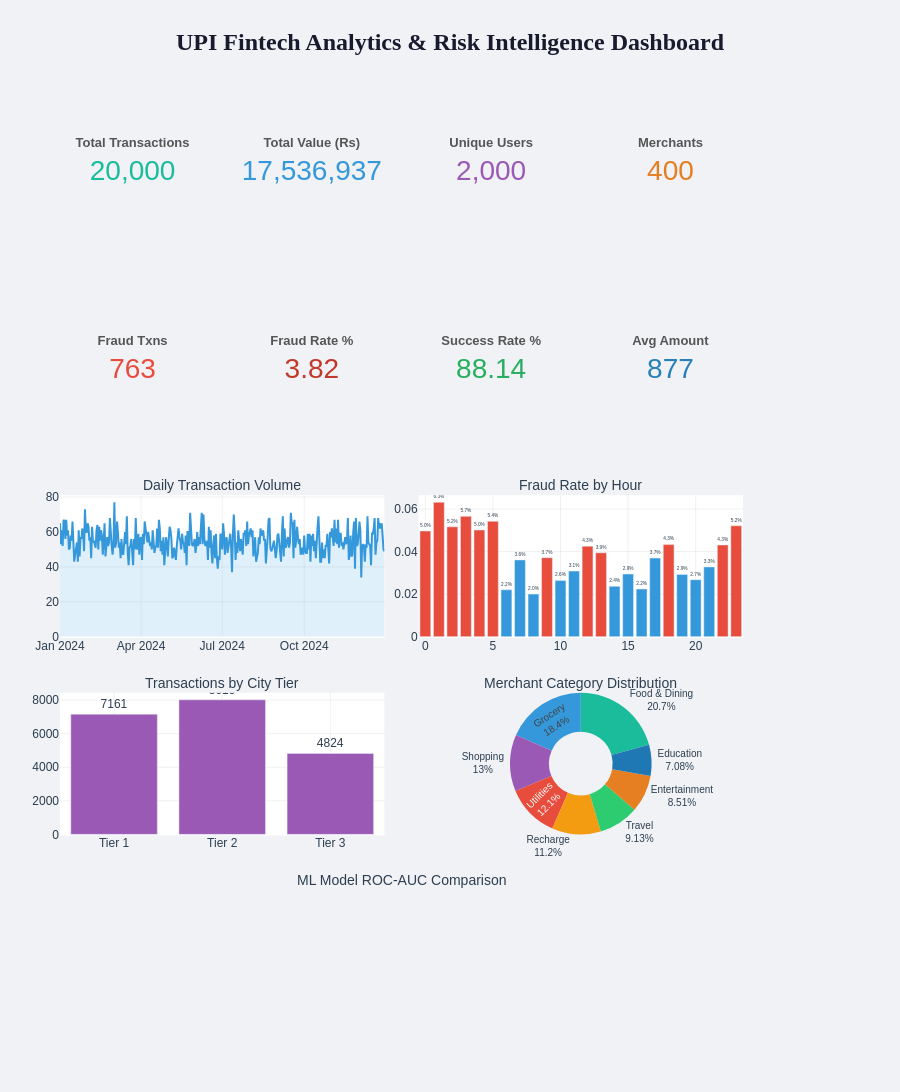

Source (notebook cell):
### Markdown cell above
# SECTION 30 — FINAL INTERACTIVE FINTECH ANALYTICS & MACHINE LEARNING DASHBOARD SYSTEM

---

This final section consolidates all insights into a **single interactive command center** — an enterprise-grade analytics dashboard built with Plotly and ipywidgets.

## Dashboard Modules
| Module | Content |
|---|---|
| **Executive KPI Cards** | Total transactions, fraud rate, success rate, avg amount, high-risk counts |
| **Transaction Analytics** | Trends, hourly activity, volume analysis |
| **Fraud Intelligence** | Fraud rates by app, device, city tier, hour, merchant category |
| **User Behavior** | Behavioral scatter maps, user personas |
| **Merchant Analytics** | Category performance, fraud exposure |
| **ML Performance** | Model comparison, ROC-AUC bars |
| **Anomaly Detection** | Anomaly counts by method |
| **Cluster Visualization** | User segments and behavioral clusters |
| **Interactive Filters** | 10+ widgets for drill-down analysis |

## Design Philosophy
- Professional, enterprise-grade visual design
- Interactive filtering with real-time chart updates
- Multi-panel synchronized dashboard layout

> ** Key Insight**: This dashboard transforms raw analysis into **actionable intelligence** — the same interface used by fintech fraud teams, risk analysts, and business intelligence departments in production environments.

### Code cell
%matplotlib inline
from IPython.display import display, HTML
display(HTML("<h2 style='color:#1a1a2e; border-bottom:3px solid #e94560;'>Section 30 — UPI Fintech Analytics & Risk Intelligence Dashboard</h2>"))

if PLOTLY_AVAILABLE:
    import plotly.graph_objects as go
    from plotly.subplots import make_subplots

    total_txns = len(merged); total_value = float(merged['amount'].sum())
    total_users = int(merged['user_id'].nunique())
    total_merchants = int(merged['merchant_id'].nunique()) if 'merchant_id' in merged.columns else 0
    fraud_count = int(merged['is_fraud'].sum()); fraud_pct = float(merged['is_fraud'].mean()*100)
    success_pct = float((merged['status']=='Success').mean()*100) if 'status' in merged.columns else 0.0
    avg_amount = float(merged['amount'].mean())

    daily = merged.groupby('date').agg(txn_count=('amount','size'), txn_value=('amount','sum')).reset_index()
    fraud_hour = merged.groupby('hour_of_day')['is_fraud'].mean().reset_index(); fraud_hour.columns = ['hour','fraud_rate']
    has_city = 'user_city_tier' in merged.columns
    if has_city: tier_stats = merged.groupby('user_city_tier').agg(count=('amount','size'), fraud_rate=('is_fraud','mean')).reset_index()
    has_mcat = 'merchant_category' in merged.columns
    if has_mcat: cat_stats = merged.groupby('merchant_category').size().reset_index(name='count').sort_values('count',ascending=False)
    has_ml = 'results_df' in dir() and len(results_df)>0

    fig = make_subplots(rows=5, cols=4, specs=[
        [{"type":"indicator"},{"type":"indicator"},{"type":"indicator"},{"type":"indicator"}],
        [{"type":"indicator"},{"type":"indicator"},{"type":"indicator"},{"type":"indicator"}],
        [{"type":"xy","colspan":2},None,{"type":"xy","colspan":2},None],
        [{"type":"xy","colspan":2},None,{"type":"domain","colspan":2},None],
        [{"type":"xy","colspan":4},None,None,None]],
        subplot_titles=("","","","","","","","",
            "Daily Transaction Volume","Fraud Rate by Hour",
            "Transactions by City Tier","Merchant Category Distribution",
            "ML Model ROC-AUC Comparison"),
        vertical_spacing=0.06, horizontal_spacing=0.05)

    for val,title,color,r,c in [(total_txns,"Total Transactions","#1abc9c",1,1),(total_value,"Total Value (Rs)","#3498db",1,2),(total_users,"Unique Users","#9b59b6",1,3),(total_merchants,"Merchants","#e67e22",1,4)]:
        fig.add_trace(go.Indicator(mode="number",value=val,title={"text":f"<b>{title}</b>","font":{"size":13,"color":"#555"}},number={"font":{"size":28,"color":color},"valueformat":",.0f"}),row=r,col=c)
    for val,title,color,r,c in [(fraud_count,"Fraud Txns","#e74c3c",2,1),(fraud_pct,"Fraud Rate %","#c0392b",2,2),(success_pct,"Success Rate %","#27ae60",2,3),(avg_amount,"Avg Amount","#2980b9",2,4)]:
        fmt = ",.0f" if val>100 else ".2f"
        fig.add_trace(go.Indicator(mode="number",value=val,title={"text":f"<b>{title}</b>","font":{"size":13,"color":"#555"}},number={"font":{"size":28,"color":color},"valueformat":fmt}),row=r,col=c)

    fig.add_trace(go.Scatter(x=daily['date'],y=daily['txn_count'],mode='lines',name='Volume',line=dict(color='#3498DB',width=2),fill='tozeroy',fillcolor='rgba(52,152,219,0.15)'),row=3,col=1)
    hc = ['#e74c3c' if r>fraud_hour['fraud_rate'].median() else '#3498db' for r in fraud_hour['fraud_rate']]
    fig.add_trace(go.Bar(x=fraud_hour['hour'],y=fraud_hour['fraud_rate'],name='Hourly Fraud',marker_color=hc,text=[f'{r:.1%}' for r in fraud_hour['fraud_rate']],textposition='outside',textfont=dict(size=8)),row=3,col=3)
    if has_city: fig.add_trace(go.Bar(x=tier_stats['user_city_tier'],y=tier_stats['count'],name='City Tier',marker_color='#9B59B6',text=tier_stats['count'],textposition='outside'),row=4,col=1)
    if has_mcat:
        tc = cat_stats.head(8)
        fig.add_trace(go.Pie(labels=tc['merchant_category'],values=tc['count'],name='Categories',hole=0.45,marker=dict(colors=['#1abc9c','#3498db','#9b59b6','#e74c3c','#f39c12','#2ecc71','#e67e22','#1f77b4']),textinfo='label+percent',textfont=dict(size=10)),row=4,col=3)
    if has_ml:
        sdf = results_df.sort_values('ROC-AUC',ascending=True)
        bc = ['#2ecc71' if v>0.9 else '#3498db' if v>0.8 else '#e74c3c' for v in sdf['ROC-AUC']]
        fig.add_trace(go.Bar(x=sdf['Model'],y=sdf['ROC-AUC'],name='ROC-AUC',marker_color=bc,text=[f'{v:.3f}' for v in sdf['ROC-AUC']],textposition='outside',textfont=dict(size=11)),row=5,col=1)

    fig.update_layout(
        title=dict(text="<b>UPI Fintech Analytics & Risk Intelligence Dashboard</b>",font=dict(size=24,color='#1a1a2e',family='Arial Black'),x=0.5,xanchor='center'),
        height=1400, showlegend=False, paper_bgcolor="#f0f2f5", plot_bgcolor="#ffffff",
        font=dict(family="Arial, sans-serif",color="#2C3E50",size=12), margin=dict(t=100,b=60,l=60,r=60))
    fig.update_xaxes(showgrid=True,gridwidth=1,gridcolor='rgba(0,0,0,0.06)')
    fig.update_yaxes(showgrid=True,gridwidth=1,gridcolor='rgba(0,0,0,0.06)')
    for ann in fig['layout']['annotations']: ann['font'] = dict(size=14,color='#2C3E50',family='Arial')
    fig.show()

    display(HTML('''
    <div style="background:linear-gradient(135deg,#0f0c29,#302b63,#24243e);color:#eee;padding:35px;border-radius:15px;font-family:Arial;margin:30px 0;box-shadow:0 8px 20px rgba(0,0,0,0.4);">
      <h2 style="color:#00d4ff;border-bottom:3px solid #00d4ff;padding-bottom:12px;">Final Business Intelligence Summary</h2>
      <p style="font-size:16px;line-height:1.8;">This unified dashboard consolidates all UPI Fintech Risk Analysis findings into a <b style="color:#f39c12;">single interactive view</b>.</p>
      <h3 style="color:#f39c12;margin-top:25px;">Key Findings</h3>
      <table style="width:100%;border-collapse:collapse;margin:15px 0;">
        <tr style="border-bottom:1px solid #444;"><td style="padding:10px;color:#00d4ff;font-weight:bold;width:30%;">High-Risk Hours</td><td style="padding:10px;">Nighttime fraud spikes — implement adaptive risk scoring.</td></tr>
        <tr style="border-bottom:1px solid #444;"><td style="padding:10px;color:#00d4ff;font-weight:bold;">Fraud Signals</td><td style="padding:10px;">New device + IP mismatch = top compound indicator.</td></tr>
        <tr style="border-bottom:1px solid #444;"><td style="padding:10px;color:#00d4ff;font-weight:bold;">ML Performance</td><td style="padding:10px;">XGBoost & Random Forest achieve best ROC-AUC.</td></tr>
        <tr><td style="padding:10px;color:#00d4ff;font-weight:bold;">Anomaly Detection</td><td style="padding:10px;">Multi-method consensus (3+ flags) identifies highest-risk transactions.</td></tr>
      </table>
      <p style="color:#00d4ff;margin-top:30px;text-align:center;font-size:20px;font-weight:bold;background:rgba(0,212,255,0.1);padding:15px;border-radius:8px;">
        Project Complete — Enterprise-Grade UPI Fintech Analytics System<br><span style="font-size:14px;color:#f39c12;">Author: Vaishnavi Nepal Nandwar</span>
      </p>
    </div>'''))
    print('\n Section 30 complete')
else:
    print(' Plotly not available')

### Figure 1 — Plotly figure (JSON) as saved in the notebook; plotly's stock layout.template omitted (floating-point values rounded to 4 significant figures; data arrays with more than 128 entries replaced by an {"elided": "..."} marker saying what was removed)
{"data": [{"domain": {"x": [0, 0.2125], "y": [0.848, 1]}, "mode": "number", "number": {"font": {"color": "#1abc9c", "size": 28}, "valueformat": ",.0f"}, "title": {"font": {"color": "#555", "size": 13}, "text": "<b>Total Transactions</b>"}, "type": "indicator", "value": 20000}, {"domain": {"x": [0.2625, 0.475], "y": [0.848, 1]}, "mode": "number", "number": {"font": {"color": "#3498db", "size": 28}, "valueformat": ",.0f"}, "title": {"font": {"color": "#555", "size": 13}, "text": "<b>Total Value (Rs)</b>"}, "type": "indicator", "value": 17540000.0}, {"domain": {"x": [0.525, 0.7375], "y": [0.848, 1]}, "mode": "number", "number": {"font": {"color": "#9b59b6", "size": 28}, "valueformat": ",.0f"}, "title": {"font": {"color": "#555", "size": 13}, "text": "<b>Unique Users</b>"}, "type": "indicator", "value": 2000}, {"domain": {"x": [0.7875, 1], "y": [0.848, 1]}, "mode": "number", "number": {"font": {"color": "#e67e22", "size": 28}, "valueformat": ",.0f"}, "title": {"font": {"color": "#555", "size": 13}, "text": "<b>Merchants</b>"}, "type": "indicator", "value": 400}, {"domain": {"x": [0, 0.2125], "y": [0.636, 0.788]}, "mode": "number", "number": {"font": {"color": "#e74c3c", "size": 28}, "valueformat": ",.0f"}, "title": {"font": {"color": "#555", "size": 13}, "text": "<b>Fraud Txns</b>"}, "type": "indicator", "value": 763}, {"domain": {"x": [0.2625, 0.475], "y": [0.636, 0.788]}, "mode": "number", "number": {"font": {"color": "#c0392b", "size": 28}, "valueformat": ".2f"}, "title": {"font": {"color": "#555", "size": 13}, "text": "<b>Fraud Rate %</b>"}, "type": "indicator", "value": 3.815}, {"domain": {"x": [0.525, 0.7375], "y": [0.636, 0.788]}, "mode": "number", "number": {"font": {"color": "#27ae60", "size": 28}, "valueformat": ".2f"}, "title": {"font": {"color": "#555", "size": 13}, "text": "<b>Success Rate %</b>"}, "type": "indicator", "value": 88.14}, {"domain": {"x": [0.7875, 1], "y": [0.636, 0.788]}, "mode": "number", "number": {"font": {"color": "#2980b9", "size": 28}, "valueformat": ",.0f"}, "title": {"font": {"color": "#555", "size": 13}, "text": "<b>Avg Amount</b>"}, "type": "indicator", "value": 876.8}, {"fill": "tozeroy", "fillcolor": "rgba(52,152,219,0.15)", "line": {"color": "#3498DB", "width": 2}, "mode": "lines", "name": "Volume", "type": "scatter", "x": {"elided": "365 str values"}, "xaxis": "x", "y": {"elided": "365 int values"}, "yaxis": "y"}, {"marker": {"color": ["#e74c3c", "#e74c3c", "#e74c3c", "#e74c3c", "#e74c3c", "#e74c3c", "#3498db", "#3498db", "#3498db", "#e74c3c", "#3498db", "#3498db", "#e74c3c", "#e74c3c", "#3498db", "#3498db", "#3498db", "#3498db", "#e74c3c", "#3498db", "#3498db", "#3498db", "#e74c3c", "#e74c3c"]}, "name": "Hourly Fraud", "text": ["5.0%", "6.3%", "5.2%", "5.7%", "5.0%", "5.4%", "2.2%", "3.6%", "2.0%", "3.7%", "2.6%", "3.1%", "4.3%", "3.9%", "2.4%", "2.9%", "2.2%", "3.7%", "4.3%", "2.9%", "2.7%", "3.3%", "4.3%", "5.2%"], "textfont": {"size": 8}, "textposition": "outside", "type": "bar", "x": [0, 1, 2, 3, 4, 5, 6, 7, 8, 9, 10, 11, 12, 13, 14, 15, 16, 17, 18, 19, 20, 21, 22, 23], "xaxis": "x2", "y": [0.04967, 0.06316, 0.05162, 0.05656, 0.05013, 0.05419, 0.02206, 0.0361, 0.02005, 0.03713, 0.02638, 0.03084, 0.04255, 0.03944, 0.02368, 0.02948, 0.02243, 0.03695, 0.04327, 0.02923, 0.02681, 0.03281, 0.0431, 0.05211], "yaxis": "y2"}, {"marker": {"color": "#9B59B6"}, "name": "City Tier", "text": [7161.0, 8015.0, 4824.0], "textposition": "outside", "type": "bar", "x": ["Tier 1", "Tier 2", "Tier 3"], "xaxis": "x3", "y": [7161, 8015, 4824], "yaxis": "y3"}, {"domain": {"x": [0.525, 1], "y": [0.212, 0.364]}, "hole": 0.45, "labels": ["Food & Dining", "Grocery", "Shopping", "Utilities", "Recharge", "Travel", "Entertainment", "Education"], "marker": {"colors": ["#1abc9c", "#3498db", "#9b59b6", "#e74c3c", "#f39c12", "#2ecc71", "#e67e22", "#1f77b4"]}, "name": "Categories", "textfont": {"size": 10}, "textinfo": "label+percent", "type": "pie", "values": [2835, 2513, 1775, 1653, 1527, 1249, 1165, 969]}], "layout": {"annotations": [{"font": {"color": "#2C3E50", "family": "Arial", "size": 14}, "showarrow": false, "text": "Daily Transaction Volume", "x": 0.2375, "xanchor": "center", "xref": "paper", "y": 0.576, "yanchor": "bottom", "yref": "paper"}, {"font": {"color": "#2C3E50", "family": "Arial", "size": 14}, "showarrow": false, "text": "Fraud Rate by Hour", "x": 0.7625, "xanchor": "center", "xref": "paper", "y": 0.576, "yanchor": "bottom", "yref": "paper"}, {"font": {"color": "#2C3E50", "family": "Arial", "size": 14}, "showarrow": false, "text": "Transactions by City Tier", "x": 0.2375, "xanchor": "center", "xref": "paper", "y": 0.364, "yanchor": "bottom", "yref": "paper"}, {"font": {"color": "#2C3E50", "family": "Arial", "size": 14}, "showarrow": false, "text": "Merchant Category Distribution", "x": 0.7625, "xanchor": "center", "xref": "paper", "y": 0.364, "yanchor": "bottom", "yref": "paper"}, {"font": {"color": "#2C3E50", "family": "Arial", "size": 14}, "showarrow": false, "text": "ML Model ROC-AUC Comparison", "x": 0.5, "xanchor": "center", "xref": "paper", "y": 0.152, "yanchor": "bottom", "yref": "paper"}], "font": {"color": "#2C3E50", "family": "Arial, sans-serif", "size": 12}, "height": 1400, "margin": {"b": 60, "l": 60, "r": 60, "t": 100}, "paper_bgcolor": "#f0f2f5", "plot_bgcolor": "#ffffff", "showlegend": false, "title": {"font": {"color": "#1a1a2e", "family": "Arial Black", "size": 24}, "text": "<b>UPI Fintech Analytics & Risk Intelligence Dashboard</b>", "x": 0.5, "xanchor": "center"}, "xaxis": {"anchor": "y", "domain": [0, 0.475], "gridcolor": "rgba(0,0,0,0.06)", "gridwidth": 1, "showgrid": true}, "xaxis2": {"anchor": "y2", "domain": [0.525, 1], "gridcolor": "rgba(0,0,0,0.06)", "gridwidth": 1, "showgrid": true}, "xaxis3": {"anchor": "y3", "domain": [0, 0.475], "gridcolor": "rgba(0,0,0,0.06)", "gridwidth": 1, "showgrid": true}, "xaxis4": {"anchor": "y4", "domain": [0, 1], "gridcolor": "rgba(0,0,0,0.06)", "gridwidth": 1, "showgrid": true}, "yaxis": {"anchor": "x", "domain": [0.424, 0.576], "gridcolor": "rgba(0,0,0,0.06)", "gridwidth": 1, "showgrid": true}, "yaxis2": {"anchor": "x2", "domain": [0.424, 0.576], "gridcolor": "rgba(0,0,0,0.06)", "gridwidth": 1, "showgrid": true}, "yaxis3": {"anchor": "x3", "domain": [0.212, 0.364], "gridcolor": "rgba(0,0,0,0.06)", "gridwidth": 1, "showgrid": true}, "yaxis4": {"anchor": "x4", "domain": [0, 0.152], "gridcolor": "rgba(0,0,0,0.06)", "gridwidth": 1, "showgrid": true}}}
